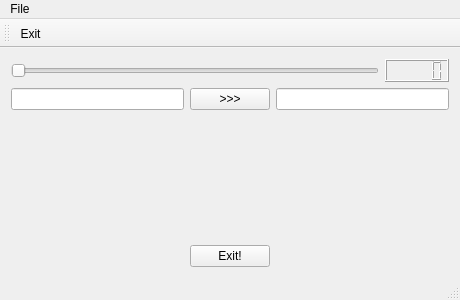
<?xml version="1.0" encoding="UTF-8"?>
<ui version="4.0">
 <class>MainWindow</class>
 <widget class="QMainWindow" name="MainWindow">
  <property name="geometry">
   <rect>
    <x>0</x>
    <y>0</y>
    <width>460</width>
    <height>300</height>
   </rect>
  </property>
  <property name="windowTitle">
   <string>MainWindow</string>
  </property>
  <widget class="QWidget" name="centralWidget">
   <layout class="QVBoxLayout" name="verticalLayout">
    <item>
     <layout class="QHBoxLayout" name="horizontalLayout_2">
      <item>
       <widget class="QSlider" name="horizontalSlider">
        <property name="orientation">
         <enum>Qt::Horizontal</enum>
        </property>
       </widget>
      </item>
      <item>
       <widget class="QLCDNumber" name="lcdNumber"/>
      </item>
     </layout>
    </item>
    <item>
     <layout class="QHBoxLayout" name="horizontalLayout">
      <item>
       <widget class="QLineEdit" name="srcEdit"/>
      </item>
      <item>
       <widget class="QPushButton" name="copyButton">
        <property name="text">
         <string>&gt;&gt;&gt;</string>
        </property>
       </widget>
      </item>
      <item>
       <widget class="QLineEdit" name="destEdit"/>
      </item>
     </layout>
    </item>
    <item>
     <spacer name="verticalSpacer">
      <property name="orientation">
       <enum>Qt::Vertical</enum>
      </property>
      <property name="sizeHint" stdset="0">
       <size>
        <width>20</width>
        <height>106</height>
       </size>
      </property>
     </spacer>
    </item>
    <item>
     <layout class="QHBoxLayout" name="horizontalLayout_3">
      <item>
       <spacer name="horizontalSpacer">
        <property name="orientation">
         <enum>Qt::Horizontal</enum>
        </property>
        <property name="sizeHint" stdset="0">
         <size>
          <width>40</width>
          <height>20</height>
         </size>
        </property>
       </spacer>
      </item>
      <item>
       <widget class="QPushButton" name="exitButton">
        <property name="text">
         <string>Exit!</string>
        </property>
       </widget>
      </item>
      <item>
       <spacer name="horizontalSpacer_2">
        <property name="orientation">
         <enum>Qt::Horizontal</enum>
        </property>
        <property name="sizeHint" stdset="0">
         <size>
          <width>40</width>
          <height>20</height>
         </size>
        </property>
       </spacer>
      </item>
     </layout>
    </item>
   </layout>
  </widget>
  <widget class="QMenuBar" name="menuBar">
   <property name="geometry">
    <rect>
     <x>0</x>
     <y>0</y>
     <width>460</width>
     <height>22</height>
    </rect>
   </property>
   <widget class="QMenu" name="menuFile">
    <property name="title">
     <string>File</string>
    </property>
    <addaction name="actionExit"/>
   </widget>
   <addaction name="menuFile"/>
  </widget>
  <widget class="QToolBar" name="mainToolBar">
   <attribute name="toolBarArea">
    <enum>TopToolBarArea</enum>
   </attribute>
   <attribute name="toolBarBreak">
    <bool>false</bool>
   </attribute>
   <addaction name="actionExit"/>
  </widget>
  <widget class="QStatusBar" name="statusBar"/>
  <action name="actionExit">
   <property name="icon">
    <iconset resource="icons.qrc">
     <normaloff>:/resources/icon-exit.png</normaloff>:/resources/icon-exit.png</iconset>
   </property>
   <property name="text">
    <string>Exit</string>
   </property>
   <property name="toolTip">
    <string>Exit the program</string>
   </property>
   <property name="shortcut">
    <string>Ctrl+Q</string>
   </property>
  </action>
 </widget>
 <layoutdefault spacing="6" margin="11"/>
 <resources>
  <include location="icons.qrc"/>
 </resources>
 <connections>
  <connection>
   <sender>horizontalSlider</sender>
   <signal>valueChanged(int)</signal>
   <receiver>lcdNumber</receiver>
   <slot>display(int)</slot>
   <hints>
    <hint type="sourcelabel">
     <x>191</x>
     <y>89</y>
    </hint>
    <hint type="destinationlabel">
     <x>293</x>
     <y>99</y>
    </hint>
   </hints>
  </connection>
 </connections>
</ui>
